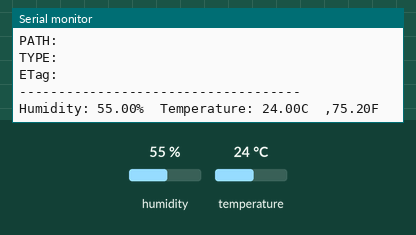
Simulated run of this sketch. Board: ESP8266 (NodeMCU). On the bench: the last lines printed to the serial monitor. The inputs (shaded band) are chosen by the test bench; at power-on: humidity 55 %, temperature 24 °C. WiFi joins after 1.5 s; servers stay silent unless stated.

Above: at 2.7 s.
2.8 s: humidity set to 22 %
At 2.92 s:
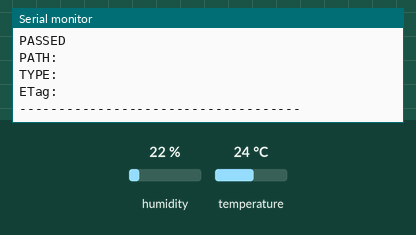
5.7 s: temperature set to 12 °C
At 6.42 s:
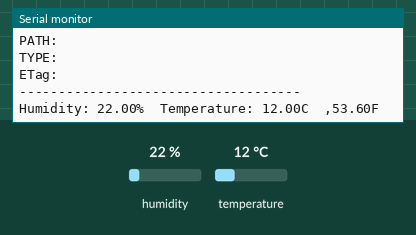
8.6 s: humidity set to 40 %
At 10.85 s:
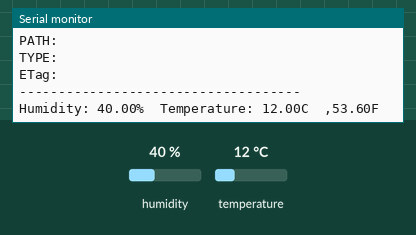
Timing chart, 0 to 12.3 s (numbered marks = the images above; inputs shaded):
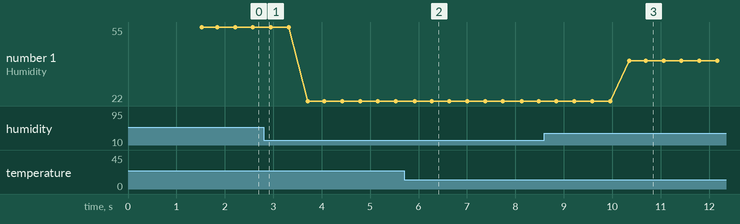

The sketch:

dht11_firebase.ino
```cpp
//FirebaseESP8266.h must be included before ESP8266WiFi.h
#include "FirebaseESP8266.h"  // Install Firebase ESP8266 library
#include <ESP8266WiFi.h>
#include <DHT.h>
#define FIREBASE_HOST "https://dht11-firebase-23bab-default-rtdb.firebaseio.com/"
#define FIREBASE_AUTH "cPdBjOzbXOJcuATd4n29Zduvydq2Ka72mkpd52NT"
#define WIFI_SSID "Wifi bu lily"
#define WIFI_PASSWORD "satria242497"

#define DHTPIN 4    // Connect Data pin of DHT to D4

#define DHTTYPE    DHT11
DHT dht(DHTPIN, DHTTYPE);

//Define FirebaseESP8266 data object
FirebaseData firebaseData;


FirebaseJson json;

void setup()
{

  Serial.begin(9600);

  dht.begin();

  WiFi.begin(WIFI_SSID, WIFI_PASSWORD);
  Serial.print("Connecting to Wi-Fi");
  while (WiFi.status() != WL_CONNECTED)
  {
    Serial.print(".");
    delay(300);
  }
  Serial.println();
  Serial.print("Connected with IP: ");
  Serial.println(WiFi.localIP());
  Serial.println();

  Firebase.begin(FIREBASE_HOST, FIREBASE_AUTH);
  Firebase.reconnectWiFi(true);

}

void sensorUpdate(){
  // Reading temperature or humidity takes about 250 milliseconds!
  // Sensor readings may also be up to 2 seconds 'old' (its a very slow sensor)
  float h = dht.readHumidity();
  // Read temperature as Celsius (the default)
  float t = dht.readTemperature();
  // Read temperature as Fahrenheit (isFahrenheit = true)
  float f = dht.readTemperature(true);

  // Check if any reads failed and exit early (to try again).
  if (isnan(h) || isnan(t) || isnan(f)) {
    Serial.println(F("Failed to read from DHT sensor!"));
    return;
  }

  Serial.print(F("Humidity: "));
  Serial.print(h);
  Serial.print(F("%  Temperature: "));
  Serial.print(t);
  Serial.print(F("C  ,"));
  Serial.print(f);
  Serial.println(F("F  "));

if (Firebase.setFloat(firebaseData, "Suhu", t))
  {
    Serial.println("PASSED");
    Serial.println("PATH: " + firebaseData.dataPath());
    Serial.println("TYPE: " + firebaseData.dataType());
    Serial.println("ETag: " + firebaseData.ETag());
    Serial.println("------------------------------------");
    Serial.println();
  }
  else
  {
    Serial.println("FAILED");
    Serial.println("REASON: " + firebaseData.errorReason());
    Serial.println("------------------------------------");
    Serial.println();
  }
  if (Firebase.setFloat(firebaseData, "Kelembaban", h))
  {
    Serial.println("PASSED");
    Serial.println("PATH: " + firebaseData.dataPath());
    Serial.println("TYPE: " + firebaseData.dataType());
    Serial.println("ETag: " + firebaseData.ETag());
    Serial.println("------------------------------------");
    Serial.println();
  }
  else
  {
    Serial.println("FAILED");
    Serial.println("REASON: " + firebaseData.errorReason());
    Serial.println("------------------------------------");
    Serial.println();
  }
}
void loop() {
  sensorUpdate();

}
```

Measured:
- after the input at 5.7 s, the serial monitor: prints a new line after 0.22 s (image 2)
- after the input at 8.6 s, the serial monitor: prints a new line after 1.7 s (image 3)
- plotted number 1: 55 → 22 after the input at 2.8 s, 22 → 40 after the input at 8.6 s
